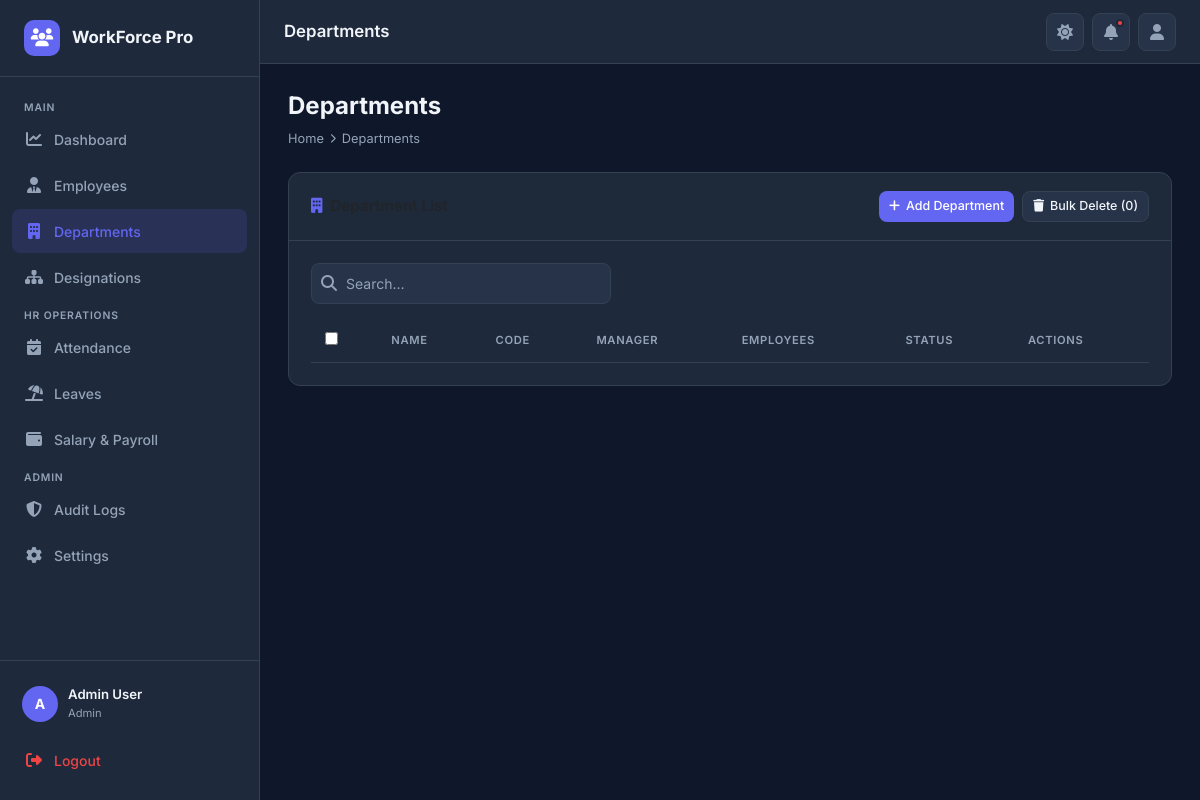
Screenshot of /index.php?page=departments (signed in) with the database file from the repository.
### tables this page shows
CREATE TABLE users (
    id INT UNSIGNED AUTO_INCREMENT PRIMARY KEY,
    name VARCHAR(120) NOT NULL,
    email VARCHAR(160) NOT NULL UNIQUE,
    password VARCHAR(255) NOT NULL,
    role ENUM('admin','hr','manager') NOT NULL DEFAULT 'hr',
    avatar VARCHAR(255) NULL,
    phone VARCHAR(30) NULL,
    bio TEXT NULL,
    is_active TINYINT(1) NOT NULL DEFAULT 1,
    last_login DATETIME NULL,
    created_at TIMESTAMP NOT NULL DEFAULT CURRENT_TIMESTAMP,
    updated_at TIMESTAMP NOT NULL DEFAULT CURRENT_TIMESTAMP ON UPDATE CURRENT_TIMESTAMP,
    INDEX idx_users_role (role),
    INDEX idx_users_active (is_active)
);

### index.php (called while the page is built, shortened)
<?php
require_once __DIR__ . '/includes/bootstrap.php';
$page    = preg_replace('/[^a-z\-]/', '', $_GET['page'] ?? 'dashboard');
$titles = [
  'dashboard'   => 'Dashboard',
  'employees'   => 'Employees',
  'departments' => 'Departments',
  'designations'=> 'Designations',
  'salary'      => 'Salary & Payroll',
  'attendance'  => 'Attendance',
  'leaves'      => 'Leave Requests',
  'profile'     => 'My Profile',
  'settings'    => 'Settings',
  'audit-logs'  => 'Audit Logs',
];
$pageTitle = $titles[$page] ?? 'Page';
$user      = currentUser();
$notifModel= new Notification();
$unread    = $notifModel->unreadCount((int) $_SESSION['user_id']);
require __DIR__ . '/views/layout.php';

### models/BaseModel.php (called while the page is built, shortened)
<?php
abstract class BaseModel
{
    protected PDO    $db;
    protected string $table       = '';
    protected string $primaryKey  = 'id';
    public function __construct()
    {
        $this->db = Database::getConnection();
    }
    protected function fetchOne(string $sql, array $params = []): ?array
    {
        $stmt = $this->db->prepare($sql);
        $stmt->execute($params);
        $row = $stmt->fetch();
        return $row ?: null;
    }
    public function findById(int $id): ?array
    {
        return $this->fetchOne(
            "SELECT * FROM {$this->table} WHERE {$this->primaryKey} = :id LIMIT 1",
            ['id' => $id]
        );
    }
}

### config/database.php (called while the page is built, shortened)
<?php
class Database
{
    private static ?PDO $connection = null;
    private static function env(string $key, string $default = ''): string
    {
        $v = getenv($key);
        return $v !== false ? $v : $default;
    }
    public static function getConnection(): PDO
    {
        if (self::$connection === null) {
            $host    = self::env('DB_HOST', '127.0.0.1');
            $port    = self::env('DB_PORT', '3306');
            $name    = self::env('DB_NAME', 'workforcepro');
            $user    = self::env('DB_USER', 'root');
            $pass    = self::env('DB_PASS', '');
            $charset = 'utf8mb4';
            $dsn = "mysql:host={$host};port={$port};dbname={$name};charset={$charset}";
            self::$connection = new PDO($dsn, $user, $pass, [
                PDO::ATTR_ERRMODE            => PDO::ERRMODE_EXCEPTION,
                PDO::ATTR_DEFAULT_FETCH_MODE => PDO::FETCH_ASSOC,
                PDO::ATTR_EMULATE_PREPARES   => false,
            ]);
        }
        return self::$connection;
    }
}

### includes/bootstrap.php (called while the page is built, shortened)
<?php
$base = dirname(__DIR__);
require_once $base . '/config/database.php';
require_once $base . '/models/BaseModel.php';
require_once $base . '/models/Attendance.php';
require_once $base . '/models/Notification.php';
function e(mixed $v): string {
    return htmlspecialchars((string) $v, ENT_QUOTES | ENT_SUBSTITUTE, 'UTF-8');
}
function isAuthenticated(): bool {
    return isset($_SESSION['user_id']) && !empty($_SESSION['user_id']);
}
function currentUser(): ?array {
    static $user = null;
    if ($user === null) {
        $model = new User();
        $user  = $model->findById((int) $_SESSION['user_id']);
    }
    return $user;
}

### models/Notification.php (called while the page is built, shortened)
<?php
class Notification extends BaseModel
{
    public function unreadCount(int $userId): int
    {
        $row = $this->fetchOne(
            'SELECT COUNT(*) AS total FROM notifications WHERE user_id = :uid AND read_at IS NULL',
            ['uid' => $userId]
        );
        return (int) ($row['total'] ?? 0);
    }
}

### views/layout.php (the view, shortened to what this page needs)
<!DOCTYPE html>
<html lang="en" data-theme="dark">
<head>
<link rel="stylesheet" href="https://cdn.jsdelivr.net/npm/bootstrap@5.3.2/dist/css/bootstrap.min.css">
<link rel="stylesheet" href="https://cdnjs.cloudflare.com/ajax/libs/font-awesome/6.5.0/css/all.min.css">
<link rel="stylesheet" href="https://cdn.datatables.net/1.13.7/css/dataTables.bootstrap5.min.css">
<link rel="stylesheet" href="/assets/css/app.css">
</head>
<body>
<aside class="sidebar" id="sidebar">
  <div class="sidebar-brand">
    <div class="logo-icon"><i class="fa-solid fa-users"></i></div>
    <span class="brand-name">WorkForce Pro</span>
  </div>
  <nav class="sidebar-nav">
    <span class="nav-section-label">Main</span>
    <?php
    $nav = [
      ['page'=>'dashboard',   'icon'=>'fa-chart-line',      'label'=>'Dashboard'],
      ['page'=>'employees',   'icon'=>'fa-user-tie',         'label'=>'Employees'],
      ['page'=>'departments', 'icon'=>'fa-building',         'label'=>'Departments'],
      ['page'=>'designations','icon'=>'fa-sitemap',          'label'=>'Designations'],
    ];
    foreach ($nav as $n):
      $cls = $page === $n['page'] ? 'active' : '';
    ?>
    <a class="nav-link <?= $cls ?>" href="/index.php?page=<?= $n['page'] ?>">
      <span class="nav-icon"><i class="fa-solid <?= $n['icon'] ?>"></i></span><?= $n['label'] ?>
    </a>
    <?php endforeach; ?>
    <span class="nav-section-label" style="margin-top:12px">HR Operations</span>
    <?php
    $nav2 = [
      ['page'=>'attendance','icon'=>'fa-calendar-check','label'=>'Attendance'],
      ['page'=>'leaves',    'icon'=>'fa-umbrella-beach','label'=>'Leaves'],
      ['page'=>'salary',    'icon'=>'fa-wallet',         'label'=>'Salary & Payroll'],
    ];
    foreach ($nav2 as $n):
      $cls = $page === $n['page'] ? 'active' : '';
    ?>
    <a class="nav-link <?= $cls ?>" href="/index.php?page=<?= $n['page'] ?>">
      <span class="nav-icon"><i class="fa-solid <?= $n['icon'] ?>"></i></span><?= $n['label'] ?>
    </a>
    <?php endforeach; ?>
    <span class="nav-section-label" style="margin-top:12px">Admin</span>
    <?php
    $nav3 = [
      ['page'=>'audit-logs','icon'=>'fa-shield-halved','label'=>'Audit Logs'],
      ['page'=>'settings',  'icon'=>'fa-gear',          'label'=>'Settings'],
    ];
    foreach ($nav3 as $n):
      $cls = $page === $n['page'] ? 'active' : '';
    ?>
    <a class="nav-link <?= $cls ?>" href="/index.php?page=<?= $n['page'] ?>">
      <span class="nav-icon"><i class="fa-solid <?= $n['icon'] ?>"></i></span><?= $n['label'] ?>
    </a>
    <?php endforeach; ?>
  </nav>
  <div class="sidebar-footer">
    <a href="/index.php?page=profile" class="user-badge text-decoration-none">
      <div class="user-avatar">
        <?php if (!empty($user['avatar'])): ?>
          <img src="/uploads/<?= e($user['avatar']) ?>" alt="avatar">
        <?php else: ?>
          <?= strtoupper(substr($user['name'] ?? 'A', 0, 1)) ?>
        <?php endif; ?>
      </div>
      <div class="user-info">
        <div class="user-name"><?= e($user['name'] ?? '') ?></div>
        <div class="user-role"><?= e($user['role'] ?? '') ?></div>
      </div>
    </a>
    <a href="/logout.php" class="nav-link text-danger mt-2" style="color:var(--danger)">
      <span class="nav-icon"><i class="fa-solid fa-right-from-bracket"></i></span>Logout
    </a>
  </div>
</aside>
<header class="topbar">
  <span class="page-title"><?= e($pageTitle) ?></span>
  <div class="topbar-actions">
    <button class="icon-btn" data-action="toggle-theme" title="Toggle theme">
      <i class="fa-solid fa-sun theme-icon"></i>
    </button>
    <div class="dropdown">
      <button class="icon-btn" data-bs-toggle="dropdown" aria-expanded="false" id="notifBtn">
        <i class="fa-solid fa-bell"></i>
        <?php if ($unread > 0): ?>
          <span class="badge-dot"></span>
        <?php endif; ?>
      </button>
    </div>
    <div class="dropdown">
      <button class="icon-btn" data-bs-toggle="dropdown">
        <i class="fa-solid fa-user"></i>
      </button>
    </div>
  </div>
</header>
<main class="main-content">
  <div class="page-body fade-in">
    <?php
      $pageFile = __DIR__ . "/pages/{$page}.php";
      if (file_exists($pageFile)) require $pageFile;
      else echo '<h2>Page not found</h2>';
    ?>
  </div>
</main>
</body>
</html>

### assets/css/app.css (style rules this page uses)
:root { --bg: #0f172a; --surface: #1e293b; --surface2: #263348; --border: #334155; --text: #f1f5f9; --muted: #94a3b8; --primary: #6366f1; --primary-h: #4f46e5; --success: #22c55e; --warning: #f59e0b; --danger: #ef4444; --info: #38bdf8; --sidebar-w: 260px; --topbar-h: 64px; --radius: 12px; --shadow: 0 4px 24px rgba(0,0,0,.35); }
*, *::before, *::after { box-sizing: border-box; margin: 0; padding: 0; }
html { scroll-behavior: smooth; }
body { font-family: 'Inter', sans-serif; background: var(--bg); color: var(--text); min-height: 100vh; transition: background .3s, color .3s; }
.sidebar { width: var(--sidebar-w); height: 100vh; position: fixed; top: 0; left: 0; background: var(--surface); border-right: 1px solid var(--border); display: flex; flex-direction: column; z-index: 100; transition: transform .3s; }
.sidebar-brand { padding: 20px 24px; display: flex; align-items: center; gap: 12px; border-bottom: 1px solid var(--border); }
.sidebar-brand .logo-icon { width: 36px; height: 36px; background: var(--primary); border-radius: 10px; display: grid; place-items: center; font-size: 18px; color: #fff; }
.sidebar-brand .brand-name { font-weight: 700; font-size: 1.05rem; color: var(--text); }
.sidebar-nav { flex: 1; padding: 16px 12px; overflow-y: auto; }
.nav-section-label { font-size: 0.65rem; font-weight: 600; text-transform: uppercase; letter-spacing: .08em; color: var(--muted); padding: 12px 12px 6px; }
.nav-link { display: flex; align-items: center; gap: 10px; padding: 10px 12px; border-radius: 8px; color: var(--muted); font-size: .875rem; font-weight: 500; text-decoration: none; cursor: pointer; transition: all .2s; margin-bottom: 2px; border: none; background: none; width: 100%; }
.nav-link.active { background: rgba(99,102,241,.15); color: var(--primary); }
.nav-link .nav-icon { width: 20px; text-align: center; font-size: 1rem; }
.sidebar-footer { padding: 16px 12px; border-top: 1px solid var(--border); }
.user-badge { display: flex; align-items: center; gap: 10px; padding: 8px 10px; border-radius: 8px; cursor: pointer; transition: background .2s; }
.user-avatar { width: 36px; height: 36px; border-radius: 50%; background: var(--primary); display: grid; place-items: center; font-weight: 700; font-size: .875rem; color:#fff; overflow:hidden; flex-shrink:0; }
.user-info .user-name { font-size: .825rem; font-weight: 600; color: var(--text); }
.user-info .user-role { font-size: .7rem; color: var(--muted); text-transform:capitalize; }
.topbar { height: var(--topbar-h); position: fixed; top: 0; left: var(--sidebar-w); right: 0; background: var(--surface); border-bottom: 1px solid var(--border); display: flex; align-items: center; padding: 0 24px; gap: 12px; z-index: 99; }
.topbar .page-title { font-size: 1.05rem; font-weight: 600; flex: 1; }
.topbar-actions { display: flex; align-items: center; gap: 8px; }
.icon-btn { width:38px; height:38px; border-radius:8px; background:var(--surface2); border:1px solid var(--border); color:var(--muted); display:grid; place-items:center; cursor:pointer; transition:all .2s; position:relative; }
.badge-dot { position:absolute; top:5px; right:5px; width:8px; height:8px; border-radius:50%; background:var(--danger); border:2px solid var(--surface); }
.main-content { margin-left: var(--sidebar-w); padding-top: var(--topbar-h); min-height: 100vh; }
.page-body { padding: 28px 28px; }
.fade-in { animation:fadeIn .4s ease; }
.text-danger { color:var(--danger) !important; }

### rows the page displays
users: name "A", name "Admin User", role "Admin"

### other values shown
$n['label'] "Dashboard"
$n['label'] "Employees"
$n['label'] "Departments"
$n['label'] "Designations"
$n['label'] "Attendance"
$n['label'] "Leaves"
$n['label'] "Salary & Payroll"
$n['label'] "Audit Logs"
$n['label'] "Settings"
$pageTitle "Departments"
